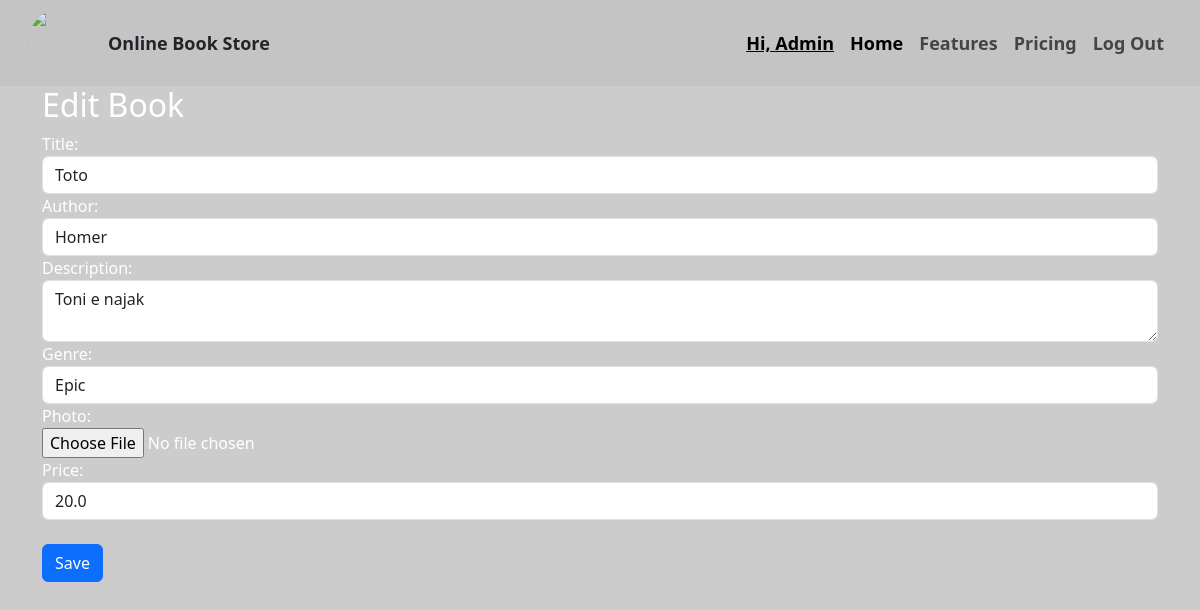
The app's page /editBook/2/ (signed in), older data.
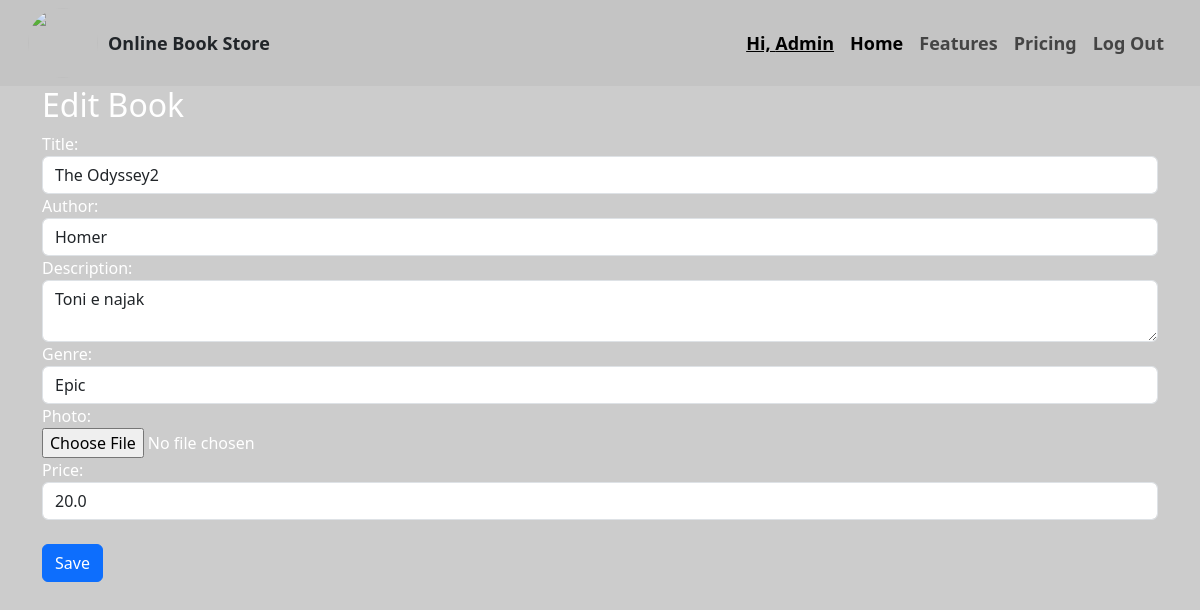
The same page, newer data.
### bookstore/models.py (models this page shows, shortened)
class Book(models.Model):
    title = models.CharField(max_length=100)
    author = models.ForeignKey(Author, on_delete=models.CASCADE)
    genre = models.CharField(max_length=100)
    description = models.TextField()
    price = models.FloatField()
    photo = models.ImageField(upload_to='book_photos', null=True, blank=True)
    user = models.ForeignKey(User, on_delete=models.CASCADE, default=1)

class Author(models.Model):
    name = models.CharField(max_length=100)
    surname = models.CharField(max_length=100)
    year_of_birth = models.IntegerField()
    country = models.CharField(max_length=100)
    def __str__(self):
        return f"{self.name} {self.surname}"

### bookstore/views.py (the view)
# urls.py: path('editBook/<int:id>/', editBook, name='editBook'),
@login_required(login_url='login_view')
def editBook(request, id):
    book = get_object_or_404(Book, id=id)
    authors = Author.objects.all()
    if request.method == 'POST':
        form = BookForm(request.POST, instance=book)
        if form.is_valid():
            form.save()
            return redirect('index')
    else:
        form = BookForm(instance=book)
    context = {'form': form, 'book': book, 'authors': authors,'userName': request.user}
    return render(request, 'editBook.html', context=context)

### bookstore/forms.py
class BookForm(forms.ModelForm):
    def __init__(self, *args, **kwargs):
        super(BookForm, self).__init__(*args, **kwargs)
        for field in self.visible_fields():
            print(field)
            field.field.widget.attrs["class"] = "form-control"
    class Meta:
        model = Book
        fields = ['title', 'author', 'genre', 'description', 'price', 'photo']

### bookstore/templates/editBook.html (shortened to what this page needs)
{% extends 'base.html' %}
{% block content %}
  <div class="container">
    <h2>Edit Book</h2>
    <form method="post" action="{% url 'editBook' book.id %}" enctype="multipart/form-data">
      <div class="form-group">
        <label for="title">Title:</label>
        <input type="text" class="form-control" id="title" name="title" value="{{ book.title }}">
      </div>
      <div class="form-group">
        <label for="author">Author:</label>
        <select class="form-control" id="author" name="author">
          {% for author in authors %}
            <option value="{{ author.id }}" {% if book.author.id == author.id %}selected{% endif %}>{{ author.name }}</option>
          {% endfor %}
        </select>
      </div>
      <div class="form-group">
        <label for="description">Description:</label>
        <textarea class="form-control" id="description" name="description">{{ book.description }}</textarea>
      </div>
      <div class="form-group">
        <label for="genre">Genre:</label>
        <input type="text" class="form-control" id="genre" name="genre" value="{{ book.genre }}">
      </div>
      <div class="form-group">
        <label for="photo">Photo:</label><br>
        <input type="file" class="form-control-file" id="photo" name="photo">
      </div>
      <div class="form-group">
        <label for="price">Price:</label>
        <input type="text" class="form-control" id="price" name="price" value="{{ book.price }}">
      </div>
      <input type="submit" class="btn btn-primary mt-4" value="Save">
    </form>
  </div>
{% endblock %}

### bookstore/templates/base.html (shortened to what this page needs)
<!DOCTYPE html>
<html lang="en">
<head>
    <link href="https://cdn.jsdelivr.net/npm/bootstrap@5.3.0/dist/css/bootstrap.min.css" rel="stylesheet">
</head>
<body>
    <nav class="navbar navbar-expand-lg  px-3" style="background-color: rgba(192,192,192,0.7); color: white;">
      <div class="container-fluid" style="color:white;font-weight: bold; font-size: 18px;">
          <a href="{% url 'index' %}" class="d-flex align-items-center" style="text-decoration: none;">
          <img class="rounded-pill" src="https://cdn5.vectorstock.com/i/1000x1000/27/29/book-store-logo-vector-21142729.jpg" width="70px" height="70px" style="object-fit:cover"/>
            <span style="margin-left:10px;" class="ml-3 text-dark" >Online Book Store</span>
          </a>
        <div class="collapse navbar-collapse d-flex flex-row-reverse" id="navbarNavDropdown">
          <ul class="navbar-nav">
              <li class="nav-item">
              <a class="nav-link active" aria-current="page" style="text-decoration: underline;" href="#">Hi, <span style="" class="text-capitalize font-weight-bold">{{ userName }}</span></a>
            </li>
            <li class="nav-item">
              <a class="nav-link active" aria-current="page" href="#">Home</a>
            </li>
            <li class="nav-item">
              <a class="nav-link" href="#">Features</a>
            </li>
            <li class="nav-item">
              <a class="nav-link" href="#">Pricing</a>
            </li>
            <li class="nav-item">
              <a class="nav-link" href="{% url 'logout' %}">Log Out</a>
            </li>
          </ul>
        </div>
      </div>
    </nav>
    {% block content %}{% endblock %}
</body>
</html>

### bookstore/templates/base.html (style rules this page uses)
body { background-image: linear-gradient(rgba(0,0,0,0.2), rgba(0,0,0,0.2)), url('https://images2.alphacoders.com/261/thumb-1920-26102.jpg'); background-position: center; background-repeat: repeat-y; color: white; background-size: cover; min-height: 100vh; }

Row changes from the older to the newer data that the page shows:
changed Book "Toni e najak": title "Toto" → "The Odyssey2"
